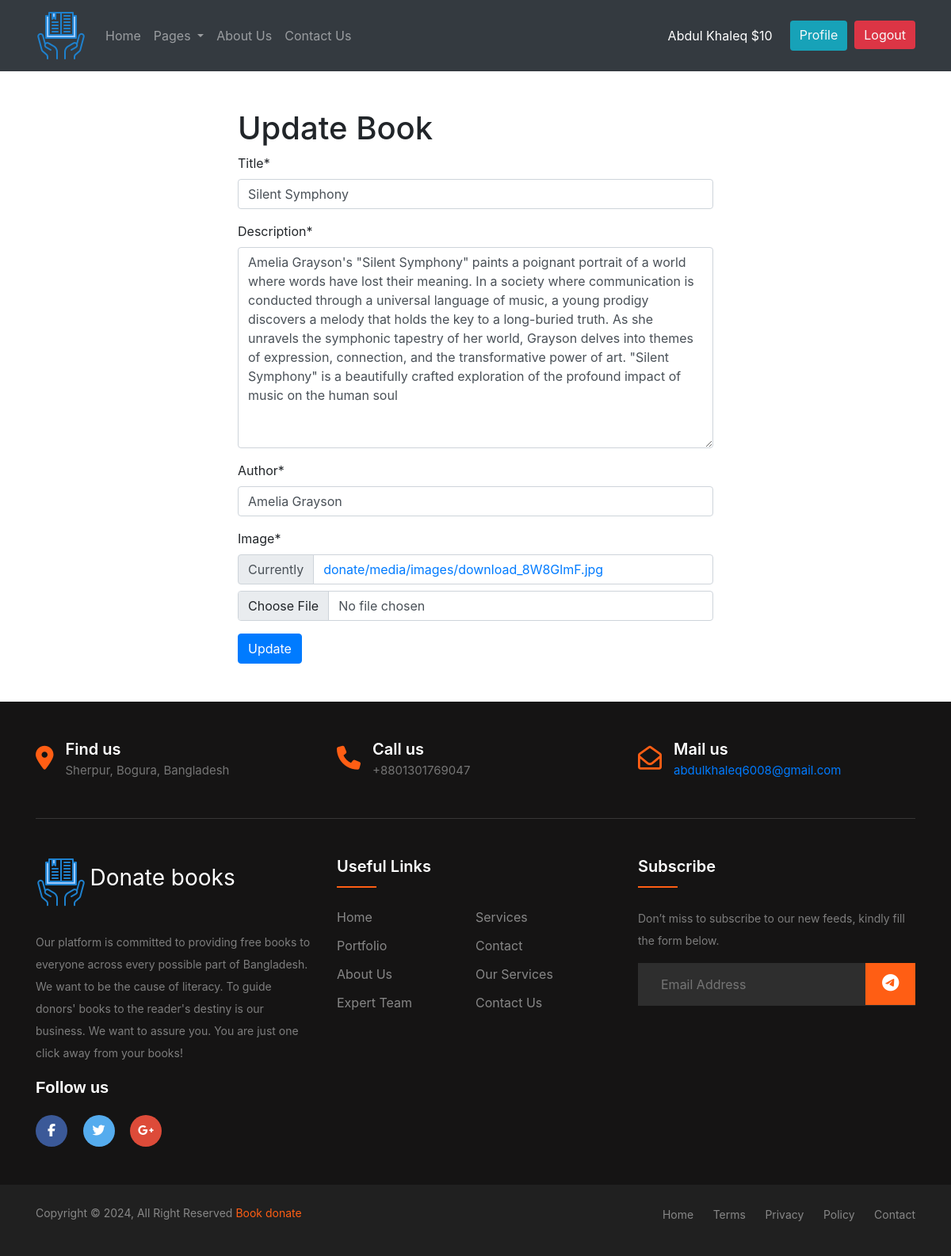
Screenshot of /user/donate/update/1/ (signed in) with the database file from the repository.
### user/models.py (models this page shows, shortened)
class UserAccount(models.Model):
    user = models.OneToOneField(User, related_name='user', on_delete=models.CASCADE)
    phone_number = models.CharField(max_length=12)
    coins= models.IntegerField(default=0)

### donate/models.py (models this page shows, shortened)
class BookDonateModel(models.Model):
    user = models.ForeignKey(User, on_delete=models.CASCADE)
    title = models.CharField(max_length=255)
    description = models.TextField()
    author = models.CharField(max_length=255)
    image = models.ImageField(upload_to='donate/media/images/')
    donated_on = models.DateTimeField(auto_now_add=True)

### user/views.py (the view)
# urls.py: path('donate/update/<int:pk>/', views.BookDonateUpdateView.as_view(), name='update_donate_book'),
class BookDonateUpdateView(LoginRequiredMixin, UpdateView):
    model = BookDonateModel
    form_class = BookDonateForm
    template_name = 'update_donate_book.html'
    success_url = reverse_lazy('profile')

### donate/forms.py
class BookDonateForm(forms.ModelForm):
    class Meta:
        model = models.BookDonateModel
        exclude = ['user']

### user/templates/update_donate_book.html (shortened to what this page needs)
{% extends "base.html" %}
{% load crispy_forms_tags %}
{% block content %}
<form class="w-50 m-auto py-5" method="post" enctype="multipart/form-data">
  <h1>Update Book</h1>
  {{form|crispy}}
  <button class="btn btn-primary">Update</button>
</form>
{% endblock content %}

### templates/header.html (shortened to what this page needs)
{% load static %}
<header>
  <nav class="navbar navbar-expand-lg navbar-dark bg-dark">
    <div class="container">
      <a class="navbar-brand fw-bold" href="{%url 'homepage'%}"><img src="{% static " images/book_1.png" %}" alt=""></a>
      <div class="collapse navbar-collapse" id="navbarSupportedContent">
        <ul class="navbar-nav me-auto mb-2 mb-lg-0">
          <li class="nav-item">
            <a class="nav-link" aria-current="page" href="{%url 'homepage'%}">Home</a>
          </li>
          {% if request.user.is_authenticated %}
          <li class="nav-item dropdown">
            <a class="nav-link dropdown-toggle" href="#" role="button" data-bs-toggle="dropdown" aria-expanded="false">
              Pages
            </a>
          </li>
          {% endif %}
          <li class="nav-item">
            <a class="nav-link" href="{%url 'about_us'%}">About Us</a>
          </li>
          <li class="nav-item">
            <a class="nav-link" href="{%url 'contact_us'%}">Contact Us</a>
          </li>
        </ul>
        <div class="navbar-nav ms-auto">
          {% if request.user.is_authenticated %}
          <span class="btn text-white">{{request.user.first_name}} {{request.user.last_name}}
            ${{request.user.user.coins}}</span> &nbsp;&nbsp;
          <a href="{%url 'profile'%}" class="btn btn-info btn-outline-light border-0">Profile</a> &nbsp;&nbsp;
          <form method="post" action="{%url 'user_logout'%}">
            <button class="btn btn-danger btn-outline-light border-0">Logout</button>
          </form>
          {% else %}
          <a href="{%url 'user_login'%}" class="btn btn-outline-light">Log in</a> &nbsp;&nbsp;
          <a href="{%url 'user_register'%}" class="btn btn-outline-light">Sign up</a>
          {% endif %}
        </div>
      </div>
    </div>
  </nav>
</header>

### static/css/style.css (style rules this page uses)
.navbar-nav .nav-link { color: #fff; }

### rows the page displays
BookDonateModel: title "Silent Symphony", description "Amelia Grayson's \"Silent Symphony\" paints a poignant portrait of a world where words have lost their meaning. In a society where communication is conducted through a universal language of music, a young prodigy discovers a melody that holds the key to a long-buried truth. As she unravels the symphonic tapestry of her world, Grayson delves into themes of expression, connection, and the transformative power of art. \"Silent Symphony\" is a beautifully crafted exploration of the profound impact of music on the human soul", author "Amelia Grayson"

### other values shown
{{ request.user.first_name }} "Abdul"
{{ request.user.last_name }} "Khaleq"
{{ request.user.user.coins }} "10"
